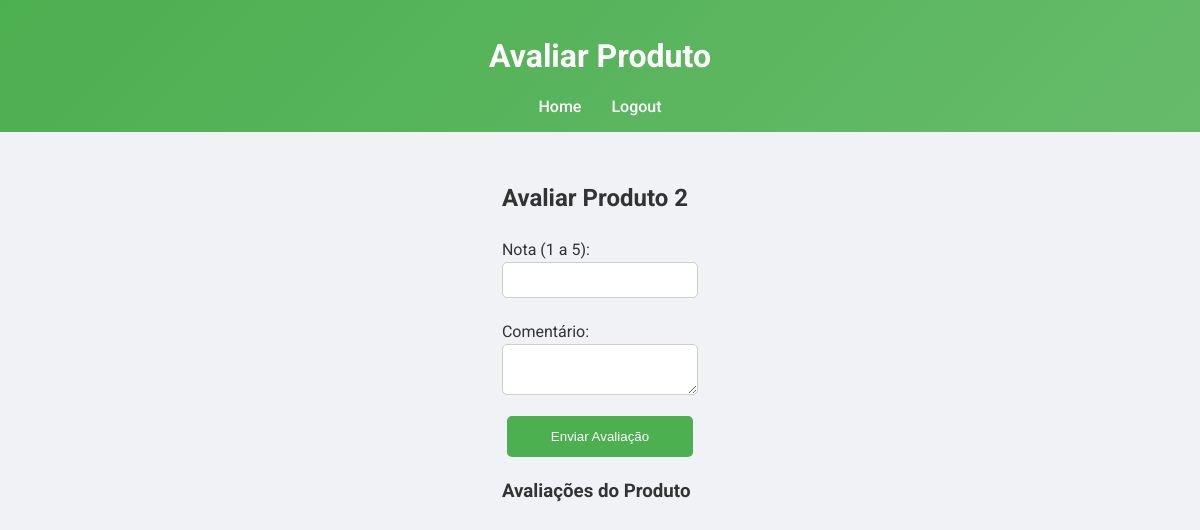
The page /avaliar/2 (signed in) on the database as committed earlier.
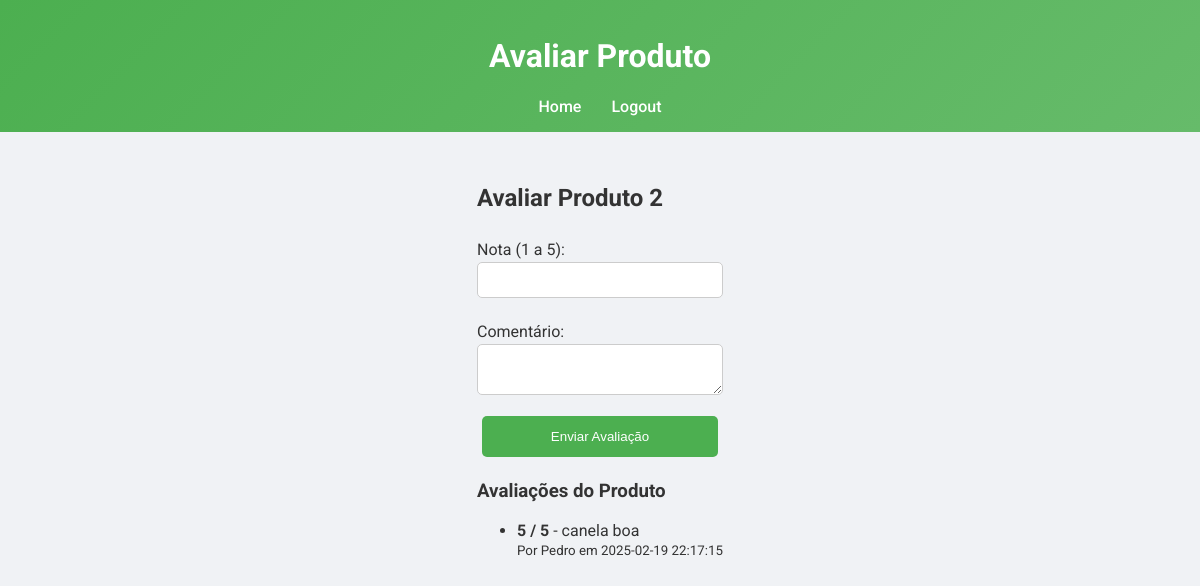
The same page on the database as committed later.
### tables this page shows
CREATE TABLE avaliacoes (
                                    id INTEGER PRIMARY KEY AUTOINCREMENT,
                                    product_id INTEGER NOT NULL,
                                    username TEXT NOT NULL,
                                    rating INTEGER NOT NULL,
                                    comment TEXT,
                                    data TIMESTAMP DEFAULT CURRENT_TIMESTAMP,
                                    FOREIGN KEY(product_id) REFERENCES produtos(id));

### controllers.py (the view)
@bp.route('/avaliar/<int:produto_id>', methods=['GET', 'POST'])
def avaliar_produto(produto_id):
    if 'username' not in session:
        return redirect(url_for('bp.login'))
    if request.method == 'POST':
        rating = int(request.form['rating'])
        comment = request.form['comment']
        Avaliacao.registrar(produto_id, session['username'], rating, comment)
        LogAtividades.registrar(session['username'], "avaliar_produto", f"Avaliação para produto {produto_id} registrada.")
        return redirect(url_for('bp.index'))
    avaliacoes_produto = Avaliacao.listar_por_produto(produto_id)
    return render_template('avaliar.html', produto_id=produto_id, avaliacoes=avaliacoes_produto, username=session['username'])

### models.py (called while the page is built)
    @staticmethod
    def get_connection():
        return sqlite3.connect(db_path)

    @staticmethod
    def listar_por_produto(product_id):
        with DatabaseManager.get_connection() as conn:
            cursor = conn.cursor()
            cursor.execute(
                "SELECT * FROM avaliacoes WHERE product_id = ? ORDER BY data DESC",
                (product_id,)
            )
            return cursor.fetchall()

### templates/avaliar.html (shortened to what this page needs)
<!DOCTYPE html>
<html lang="pt-BR">
  <head>
    <link rel="stylesheet" href="/static/style.css" />
  </head>
  <body>
    <header>
      <h1>Avaliar Produto</h1>
      <nav>
        <a href="/">Home</a>
        <a href="/logout">Logout</a>
      </nav>
    </header>
    <main>
      <h2>Avaliar Produto {{ produto_id }}</h2>
      <form method="POST">
        <label for="rating">Nota (1 a 5):</label>
        <input
          type="number"
          id="rating"
          name="rating"
          min="1"
          max="5"
          required
        />
        <label for="comment">Comentário:</label>
        <textarea id="comment" name="comment" required></textarea>
        <button type="submit" class="btn">Enviar Avaliação</button>
      </form>
      <section class="avaliacoes">
        <h3>Avaliações do Produto</h3>
        <ul>
          {% for avaliacao in avaliacoes %}
          <li>
            <strong>{{ avaliacao[3] }} / 5</strong> - {{ avaliacao[4] }}
            <br /><small>Por {{ avaliacao[2] }} em {{ avaliacao[5] }}</small>
          </li>
          {% endfor %}
        </ul>
      </section>
    </main>
  </body>
</html>

Rows that differ between the two databases and show on the page:
added avaliacoes: rating "5", comment "canela boa", username "Pedro", data "2025-02-19 22:17:15"
